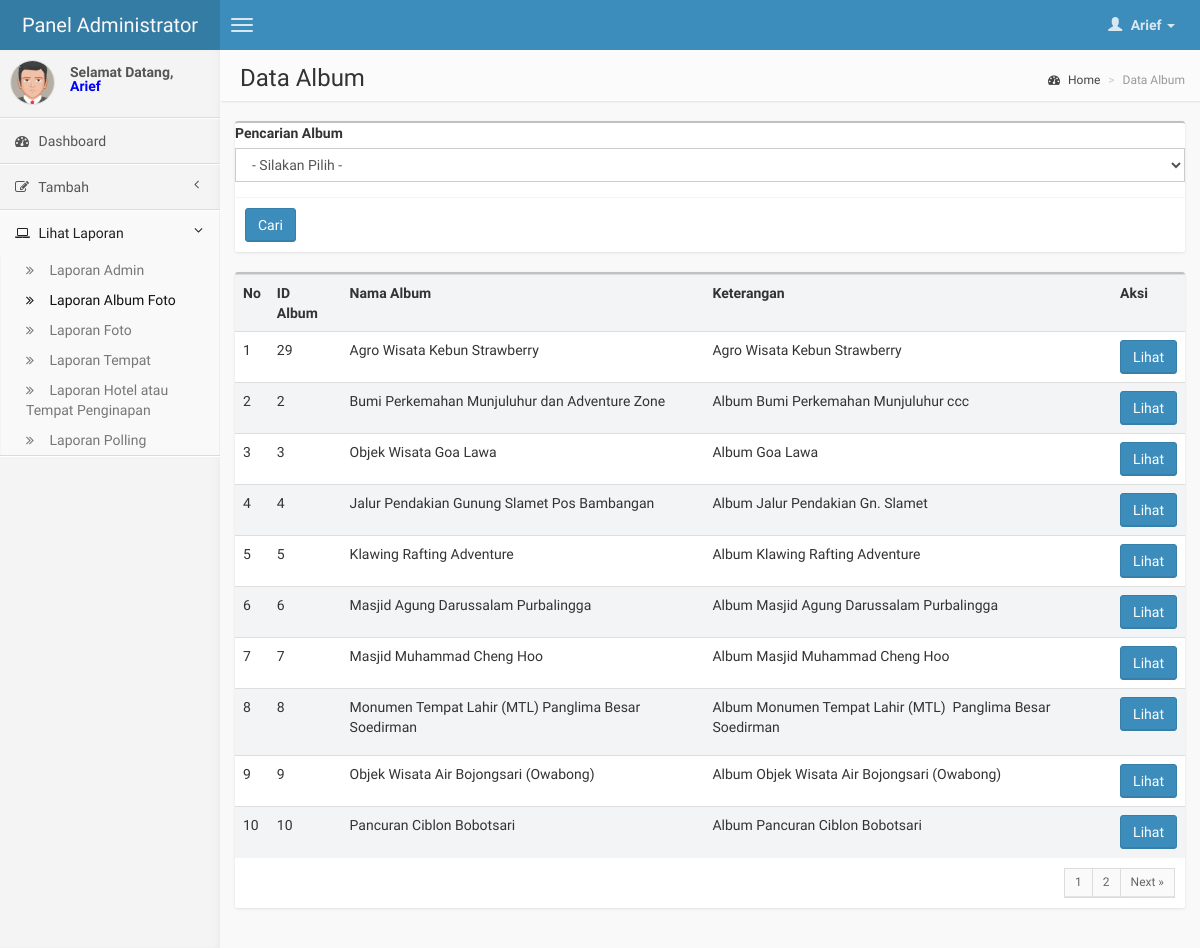
/dashboard/administrator/data_album.php (signed in), run on the app's committed database.
### tables this page shows
CREATE TABLE IF NOT EXISTS `sig_album_photo` (
  `id_album` int(15) NOT NULL AUTO_INCREMENT,
  `nama_album` varchar(255) NOT NULL,
  `keterangan` text NOT NULL,
  PRIMARY KEY (`id_album`)
);

### dashboard/administrator/data_album.php (the view, shortened to what this page needs)
<?php
if($_SESSION['Hak_Akses'] == 'Administrator')
{?>
<!DOCTYPE html>
<html>
    <head>
        <link href="css/bootstrap.min.css" rel="stylesheet" type="text/css" />
        <link href="css/font-awesome.min.css" rel="stylesheet" type="text/css" />
        <link href="css/AdminLTE.css" rel="stylesheet" type="text/css" />
    </head>
    <body class="skin-blue">
        <header class="header">
            <a href="index.php" class="logo">
                Panel Administrator
            </a>
            <nav class="navbar navbar-static-top" role="navigation">
                <a href="#" class="navbar-btn sidebar-toggle" data-toggle="offcanvas" role="button">
                    <span class="icon-bar"></span>
                    <span class="icon-bar"></span>
                    <span class="icon-bar"></span>
                </a>
                <div class="navbar-right">
                    <ul class="nav navbar-nav">
                        <li class="dropdown user user-menu">
                            <a href="#" class="dropdown-toggle" data-toggle="dropdown">
                                <i class="glyphicon glyphicon-user"></i>
                                <span><?php echo $_SESSION['Username'];?> <i class="caret"></i></span>
                            </a>
                        </li>
                    </ul>
                </div>
            </nav>
        </header>
        <div class="wrapper row-offcanvas row-offcanvas-left">
            <aside class="left-side sidebar-offcanvas">
                <section class="sidebar">
                    <div class="user-panel">
                        <div class="pull-left image">
                           <?php if($_SESSION['Jenis_Kelamin']== 'Laki - Laki') { ?>
                           <img src="img/avatar5.png" class="img-circle" alt="User Image" />
                           <?php }
				     	   else{ ?>
                           <img src="img/avatar2.png" class="img-circle" alt="User Image" />
                           <?php } ?>
                        </div>
                        <div class="pull-left info">
                            Selamat Datang, <br>
                          <p style="font-weight:bold; color:#00F;"> <?php echo $_SESSION['Username'];?></p>
                        </div>
                    </div>
                    <ul class="sidebar-menu">
                        <li class="">
                            <a href="index.php">
                                <i class="fa fa-dashboard"></i> <span>Dashboard</span>
                            </a>
                        </li>
                        <li class="treeview">
                            <a href="#">
                                <i class="fa fa-edit"></i>
                                <span>Tambah</span>
                                <i class="fa fa-angle-left pull-right"></i>
                            </a>
                        </li>
                        <li class="treeview active">
                            <a href="#">
                                <i class="fa fa-laptop"></i>
                                <span>Lihat Laporan</span>
                                <i class="fa fa-angle-left pull-right"></i>
                            </a>
                            <ul class="treeview-menu">
                                <li><a href="data_admin.php"><i class="fa fa-angle-double-right"></i> Laporan Admin</a></li>
                                <li class="active"><a href="data_album.php"><i class="fa fa-angle-double-right"></i> Laporan Album Foto</a></li>
                                <li><a href="data_photo.php"><i class="fa fa-angle-double-right"></i> Laporan Foto</a></li>
                            	<li><a href="data_place.php"><i class="fa fa-angle-double-right"></i> Laporan Tempat</a></li>
                                <li><a href="data_hotel.php"><i class="fa fa-angle-double-right"></i> Laporan Hotel atau Tempat Penginapan</a></li>
                                <li><a href="data_polling.php"><i class="fa fa-angle-double-right"></i> Laporan Polling</a></li>
                            </ul>
                        </li>
                    </ul>
                </section>
            </aside>
            <aside class="right-side">
                <section class="content-header">
                    <h1>
                    Data Album
                    </h1>
                    <ol class="breadcrumb">
                        <li><a href="index.php"><i class="fa fa-dashboard"></i> Home</a></li>
                        <li class="active">Data Album</li>
                    </ol>
                </section>
                <section class="content">
                    <div class="row">
                        <div class="col-md-12">
                            <form action="search_album.php" method="post">
                            <div class="box">
                            	<div class="box-body no-padding">
                                    <div class="form-group">
                                            <label>Pencarian Album</label>
                                            <select class="form-control" name="album" id="album" required>
                                                <option>- Silakan Pilih -</option>
                                            </select>
                                     </div>
                                     <div class="box-footer">
                            			<button type="submit" class="btn btn-primary">Cari</button>
                            		 </div>
                            	</div>
                            </div>
                            </form>
                            <div class="box">
                                <div class="box-body no-padding">
                                    <table class="table table-striped">
                                         <tr>
                                             <th>No</th>
                                             <th>ID Album</th>
                                             <th>Nama Album</th>
                                             <th>Keterangan</th>
                                             <th>Aksi</th>
                                         </tr>
                                           <?php
											$dataPerPage = 10;
											if(isset($_GET['page']))
											{
												$noPage = $_GET['page'];
											}
											else $noPage = 1;
											$offset = ($noPage - 1) * $dataPerPage;
											$no = 1;
											$queri = "SELECT * FROM `sig_album_photo` LIMIT $offset, $dataPerPage ";
											$ambil = mysql_query($queri);
											while($urai = mysql_fetch_assoc($ambil))
											{
										    ?>
                                          <tr>
                                             <td><?php echo $no++;?></td>
                                             <td><?php echo $urai['id_album'];?></td>
                                             <td><?php echo $urai['nama_album']?></td>
                                             <td><?php echo $urai['keterangan'];?></td>
                                             <td><a href="view_album.php?id_album=<?php echo $urai['id_album']?>"><button class="btn btn-primary" title="Lihat Album">Lihat</button></a></td>
                                           </tr>
                                           <?php }
											$query 	= "SELECT COUNT(*) AS jumData FROM `sig_album_photo`";
											$hasil  = mysql_query($query);
											$data   = mysql_fetch_array($hasil);
											$jumData = $data['jumData'];
											$jumPage = ceil($jumData/$dataPerPage);?>
                                    </table>
                                </div>
                                <div class="box-footer clearfix">
                                    <ul class="pagination pagination-sm no-margin pull-right">
									   <?php
											for($page = 1; $page <= $jumPage; $page++)
											{
													 if ((($page >= $noPage - 3) && ($page <= $noPage + 3)) || ($page == 1) || ($page == $jumPage))
													 {
														if (($showPage != ($jumPage - 1)) && ($page == $jumPage))  echo "";
														else echo "<li> <a href='".$_SERVER['PHP_SELF']."?page=".$page."' class='active'>".$page."</a> </li> ";
													 }
											}
											if ($noPage < $jumPage) echo "<li> <a href='".$_SERVER['PHP_SELF']."?page=".($noPage+1)."'>Next &raquo;</a> </li>";
									   ?>
                                    </ul>
                                </div>
                            </div>
                        </div>
                    </div>
                </section>
            </aside>
        </div>
    </body>
</html>
<?php
}
else
{
	include("error.php");
}?>

### data on the page
sig_album_photo: id_album "29", nama_album "Agro Wisata Kebun Strawberry", keterangan "Agro Wisata Kebun Strawberry"
sig_album_photo: id_album "2", nama_album "Bumi Perkemahan Munjuluhur dan Adventure Zone", keterangan "Album Bumi Perkemahan Munjuluhur ccc"
sig_album_photo: id_album "3", nama_album "Objek Wisata Goa Lawa", keterangan "Album Goa Lawa"
sig_album_photo: id_album "4", nama_album "Jalur Pendakian Gunung Slamet Pos Bambangan", keterangan "Album Jalur Pendakian Gn. Slamet"
sig_album_photo: id_album "5", nama_album "Klawing Rafting Adventure", keterangan "Album Klawing Rafting Adventure"
sig_album_photo: id_album "6", nama_album "Masjid Agung Darussalam Purbalingga", keterangan "Album Masjid Agung Darussalam Purbalingga"
sig_album_photo: id_album "7", nama_album "Masjid Muhammad Cheng Hoo", keterangan "Album Masjid Muhammad Cheng Hoo"
sig_album_photo: id_album "8", nama_album "Monumen Tempat Lahir (MTL) Panglima Besar Soedirman", keterangan "Album Monumen Tempat Lahir (MTL) Panglima Besar Soedirman"
sig_album_photo: id_album "9", nama_album "Objek Wisata Air Bojongsari (Owabong)", keterangan "Album Objek Wisata Air Bojongsari (Owabong)"
sig_album_photo: id_album "10", nama_album "Pancuran Ciblon Bobotsari", keterangan "Album Pancuran Ciblon Bobotsari"

### other printed values
$_SESSION['Username'] "Arief"
